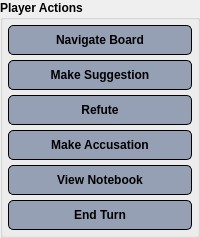
               <widget class="QGroupBox" name="gbPlayerActions">
                <property name="sizePolicy">
                 <sizepolicy hsizetype="Fixed" vsizetype="Preferred">
                  <horstretch>0</horstretch>
                  <verstretch>0</verstretch>
                 </sizepolicy>
                </property>
                <property name="minimumSize">
                 <size>
                  <width>200</width>
                  <height>0</height>
                 </size>
                </property>
                <property name="maximumSize">
                 <size>
                  <width>200</width>
                  <height>280</height>
                 </size>
                </property>
                <property name="font">
                 <font>
                  <weight>75</weight>
                  <bold>true</bold>
                 </font>
                </property>
                <property name="title">
                 <string>Player Actions</string>
                </property>
                <layout class="QVBoxLayout" name="verticalLayout_3">
                 <property name="spacing">
                  <number>5</number>
                 </property>
                 <property name="leftMargin">
                  <number>5</number>
                 </property>
                 <property name="topMargin">
                  <number>5</number>
                 </property>
                 <property name="rightMargin">
                  <number>5</number>
                 </property>
                 <property name="bottomMargin">
                  <number>5</number>
                 </property>
                 <item>
                  <widget class="QPushButton" name="btnNavigateBoard">
                   <property name="minimumSize">
                    <size>
                     <width>0</width>
                     <height>30</height>
                    </size>
                   </property>
                   <property name="maximumSize">
                    <size>
                     <width>16777215</width>
                     <height>30</height>
                    </size>
                   </property>
                   <property name="font">
                    <font>
                     <weight>75</weight>
                     <bold>true</bold>
                    </font>
                   </property>
                   <property name="styleSheet">
                    <string notr="true">QPushButton {
color: rgb(0,0,0);
font-weight: bold;
background-color: rgb(150,160,180);
border: 1px solid black;
border-radius: 5px;
}

QPushButton:hover {
color: rgb(0,0,0);
font-weight: bold;
background-color: rgb(250,250,250);
border: 1px solid black;
border-radius: 5px;
}

QPushButton:disabled {
color: darkgrey;
font-weight: bold;
background-color:lightgrey;
border: 1px solid darkgrey;
border-radius: 5px;
}</string>
                   </property>
                   <property name="text">
                    <string>Navigate Board</string>
                   </property>
                  </widget>
                 </item>
                 <item>
                  <widget class="QPushButton" name="btnMakeSuggestion">
                   <property name="minimumSize">
                    <size>
                     <width>0</width>
                     <height>30</height>
                    </size>
                   </property>
                   <property name="maximumSize">
                    <size>
                     <width>16777215</width>
                     <height>30</height>
                    </size>
                   </property>
                   <property name="font">
                    <font>
                     <weight>75</weight>
                     <bold>true</bold>
                    </font>
                   </property>
                   <property name="styleSheet">
                    <string notr="true">QPushButton {
color: rgb(0,0,0);
font-weight: bold;
background-color: rgb(150,160,180);
border: 1px solid black;
border-radius: 5px;
}

QPushButton:hover {
color: rgb(0,0,0);
font-weight: bold;
background-color: rgb(250,250,250);
border: 1px solid black;
border-radius: 5px;
}

QPushButton:disabled {
color: darkgrey;
font-weight: bold;
background-color:lightgrey;
border: 1px solid darkgrey;
border-radius: 5px;
}</string>
                   </property>
                   <property name="text">
                    <string>Make Suggestion</string>
                   </property>
                  </widget>
                 </item>
                 <item>
                  <widget class="QPushButton" name="btnRefute">
                   <property name="enabled">
                    <bool>true</bool>
                   </property>
                   <property name="minimumSize">
                    <size>
                     <width>0</width>
                     <height>30</height>
                    </size>
                   </property>
                   <property name="maximumSize">
                    <size>
                     <width>16777215</width>
                     <height>30</height>
                    </size>
                   </property>
                   <property name="font">
                    <font>
                     <weight>75</weight>
                     <bold>true</bold>
                    </font>
                   </property>
                   <property name="styleSheet">
                    <string notr="true">QPushButton {
color: rgb(0,0,0);
font-weight: bold;
background-color: rgb(150,160,180);
border: 1px solid black;
border-radius: 5px;
}

QPushButton:hover {
color: rgb(0,0,0);
font-weight: bold;
background-color: rgb(250,250,250);
border: 1px solid black;
border-radius: 5px;
}

QPushButton:disabled {
color: darkgrey;
font-weight: bold;
background-color:lightgrey;
border: 1px solid darkgrey;
border-radius: 5px;
}</string>
                   </property>
                   <property name="text">
                    <string>Refute</string>
                   </property>
                  </widget>
                 </item>
                 <item>
                  <widget class="QPushButton" name="btnMakeAccusation">
                   <property name="minimumSize">
                    <size>
                     <width>0</width>
                     <height>30</height>
                    </size>
                   </property>
                   <property name="maximumSize">
                    <size>
                     <width>16777215</width>
                     <height>30</height>
                    </size>
                   </property>
                   <property name="font">
                    <font>
                     <weight>75</weight>
                     <bold>true</bold>
                    </font>
                   </property>
                   <property name="styleSheet">
                    <string notr="true">QPushButton {
color: rgb(0,0,0);
font-weight: bold;
background-color: rgb(150,160,180);
border: 1px solid black;
border-radius: 5px;
}

QPushButton:hover {
color: rgb(0,0,0);
font-weight: bold;
background-color: rgb(250,250,250);
border: 1px solid black;
border-radius: 5px;
}

QPushButton:disabled {
color: darkgrey;
font-weight: bold;
background-color:lightgrey;
border: 1px solid darkgrey;
border-radius: 5px;
}</string>
                   </property>
                   <property name="text">
                    <string>Make Accusation</string>
                   </property>
                  </widget>
                 </item>
                 <item>
                  <widget class="QPushButton" name="btnViewNotebook">
                   <property name="minimumSize">
                    <size>
                     <width>0</width>
                     <height>30</height>
                    </size>
                   </property>
                   <property name="maximumSize">
                    <size>
                     <width>16777215</width>
                     <height>30</height>
                    </size>
                   </property>
                   <property name="font">
                    <font>
                     <weight>75</weight>
                     <bold>true</bold>
                    </font>
                   </property>
                   <property name="styleSheet">
                    <string notr="true">QPushButton {
color: rgb(0,0,0);
font-weight: bold;
background-color: rgb(150,160,180);
border: 1px solid black;
border-radius: 5px;
}

QPushButton:hover {
color: rgb(0,0,0);
font-weight: bold;
background-color: rgb(250,250,250);
border: 1px solid black;
border-radius: 5px;
}

QPushButton:disabled {
color: darkgrey;
font-weight: bold;
background-color:lightgrey;
border: 1px solid darkgrey;
border-radius: 5px;
}</string>
                   </property>
                   <property name="text">
                    <string>View Notebook</string>
                   </property>
                  </widget>
                 </item>
                 <item>
                  <widget class="QPushButton" name="btnEndTurn">
                   <property name="enabled">
                    <bool>true</bool>
                   </property>
                   <property name="minimumSize">
                    <size>
                     <width>0</width>
                     <height>30</height>
                    </size>
                   </property>
                   <property name="maximumSize">
                    <size>
                     <width>16777215</width>
                     <height>30</height>
                    </size>
                   </property>
                   <property name="font">
                    <font>
                     <weight>75</weight>
                     <bold>true</bold>
                    </font>
                   </property>
                   <property name="styleSheet">
                    <string notr="true">QPushButton {
color: rgb(0,0,0);
font-weight: bold;
background-color: rgb(150,160,180);
border: 1px solid black;
border-radius: 5px;
}

QPushButton:hover {
color: rgb(0,0,0);
font-weight: bold;
background-color: rgb(250,250,250);
border: 1px solid black;
border-radius: 5px;
}

QPushButton:disabled {
color: darkgrey;
font-weight: bold;
background-color:lightgrey;
border: 1px solid darkgrey;
border-radius: 5px;
}</string>
                   </property>
                   <property name="text">
                    <string>End Turn</string>
                   </property>
                  </widget>
                 </item>
                </layout>
               </widget>
